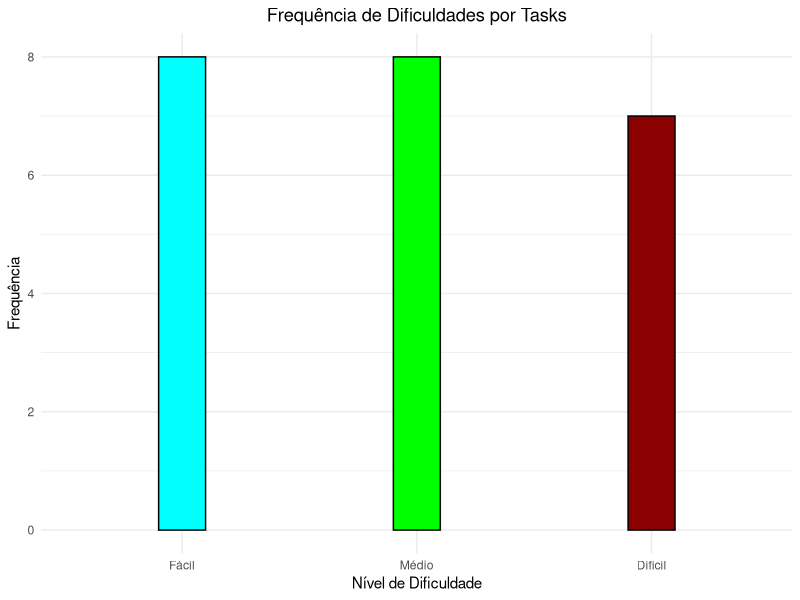
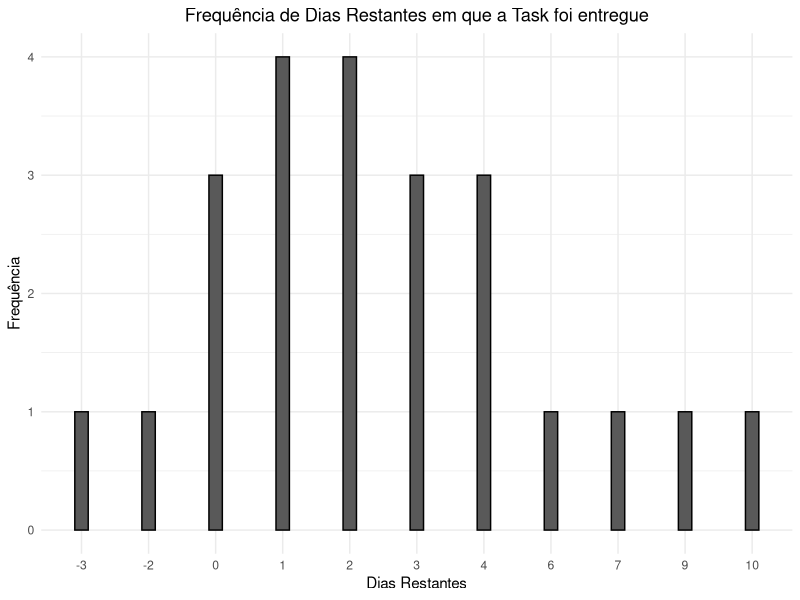
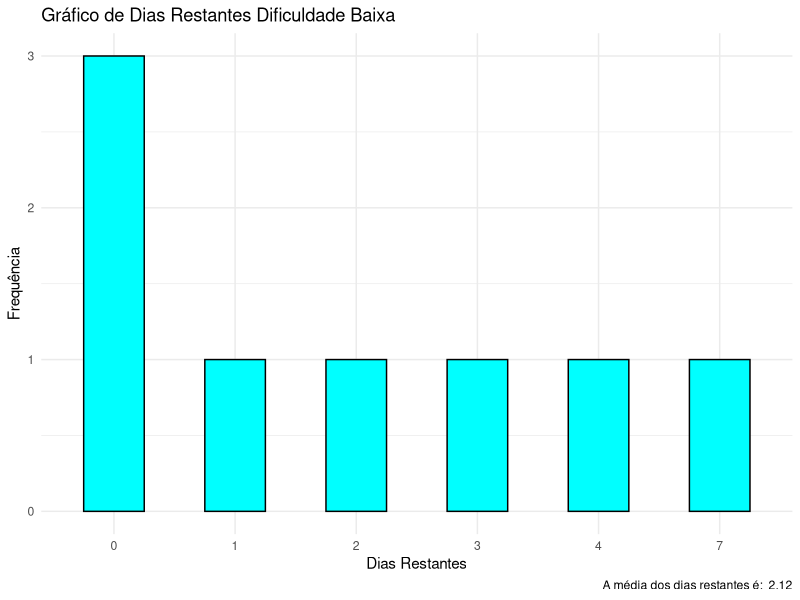
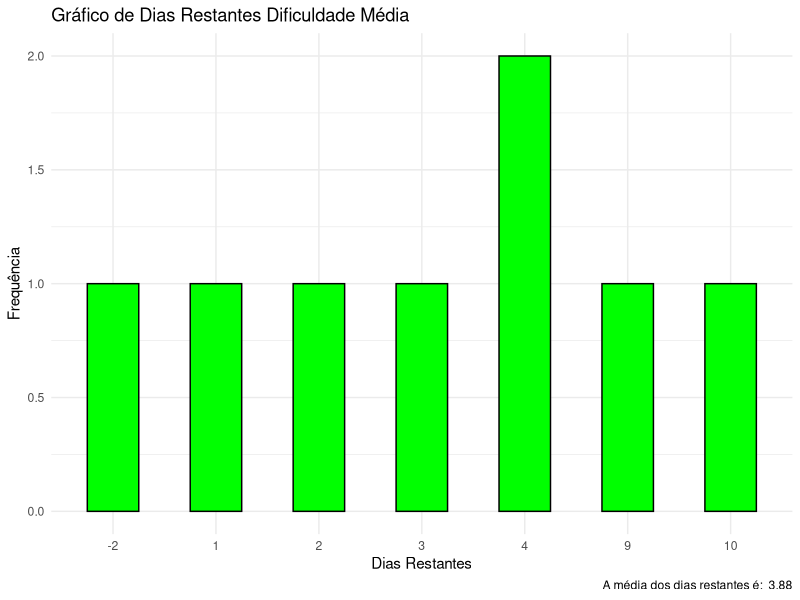
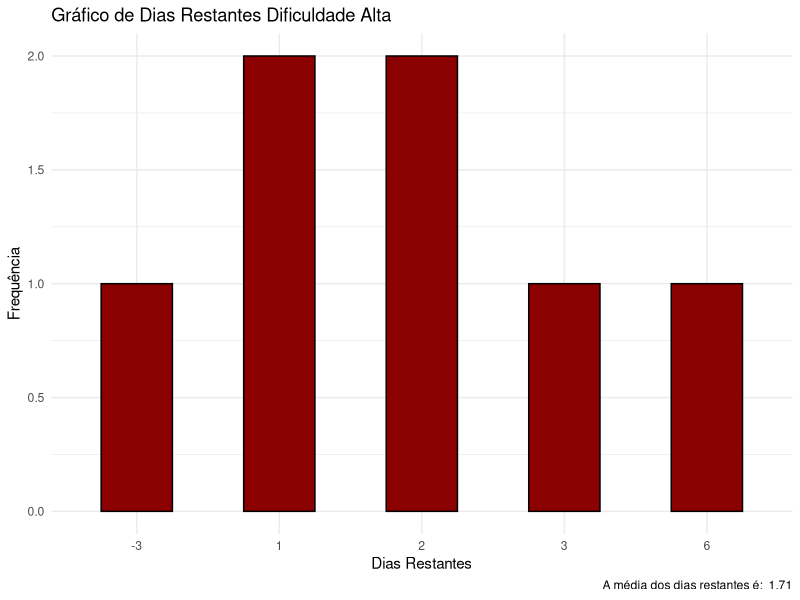
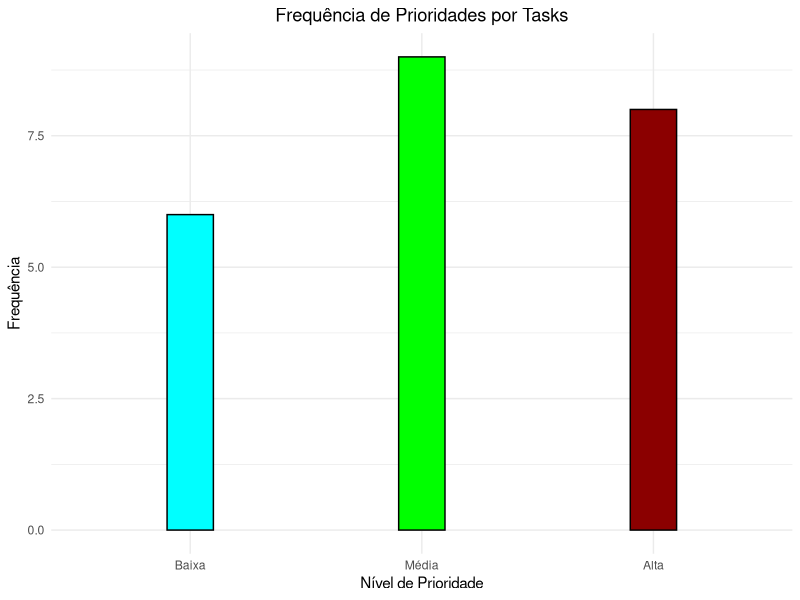
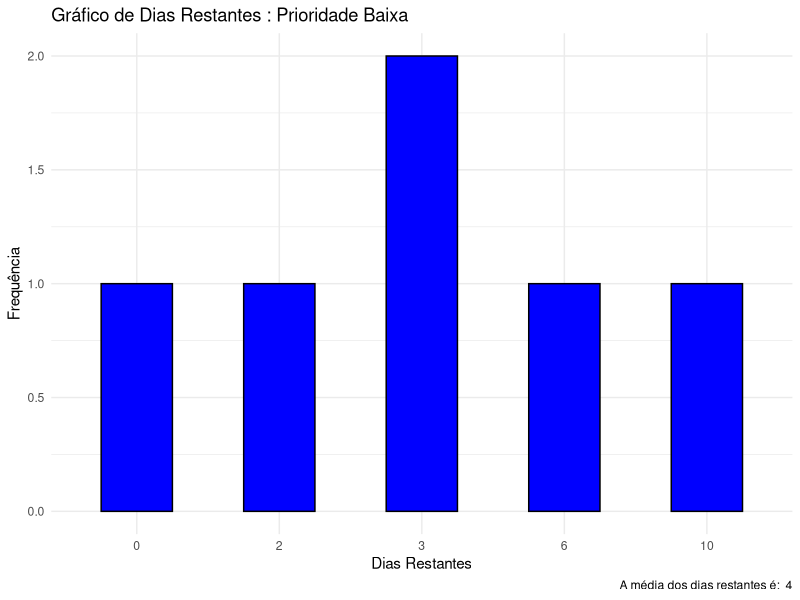
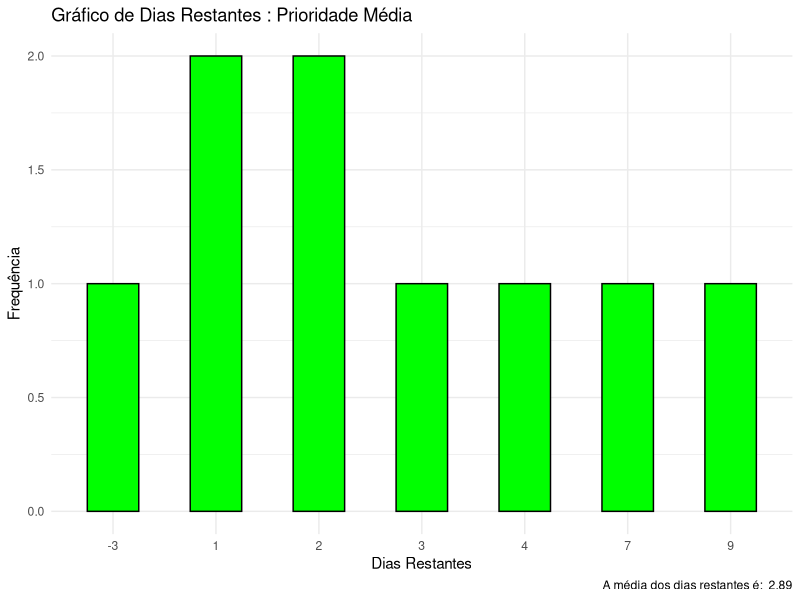

These charts were generated, in order, by the following R code:
## ---- chunk 1
# Carregar as bibliotecas necessárias
library(tidyverse)
## ---- chunk 2

# Carregar bibliotecas
library(ggplot2)

# Carregar os dados
dados <- read.csv("exemplo.csv")

# Criar o histograma de dificuldades por task
ggplot(dados, aes(x = factor(Dificuldade) ) ) +
  geom_bar(width = 0.2, fill = c("cyan", "green", "darkred"), color = "black") +
  scale_x_discrete(labels = c("1" = "Fácil", "2" = "Médio", "3" = "Difícil")) +
  labs(title = "Frequência de Dificuldades por Tasks",
       x = "Nível de Dificuldade",
       y = "Frequência") +
  theme_minimal() +
  theme(plot.title = element_text(hjust = 0.5))

media_dificuldade <- mean(dados$Dificuldade, na.rm = TRUE)

mensagem <- paste0("\\Large A média das dificuldades é: ", round(media_dificuldade, 2))

cat(mensagem)


## ---- chunk 3

# Carregar os dados
dados <- read.csv("exemplo.csv")

media_dias_restantes <- mean(dados$DiasRestantes, na.rm = TRUE)
mediana_dias_restantes <- median(dados$DiasRestantes, na.rm = TRUE)
desvio_padrao_dias_restantes <- sd(dados$DiasRestantes, na.rm = TRUE)


# Criar o histograma de dificuldades por task
ggplot(dados, aes(x = factor(DiasRestantes) ) ) +
  geom_bar(width = 0.2, color = "black") +
  labs(title = "Frequência de Dias Restantes em que a Task foi entregue",
       x = "Dias Restantes",
       y = "Frequência") +
  theme_minimal() +
  theme(plot.title = element_text(hjust = 0.5)) 


# Criar texto com quebras de linha para PDF usando LaTeX
mensagem <- paste0("\\Large A média dos dias restantes é: ", round(media_dias_restantes, 2), " \\\\\n",
                   "A mediana dos dias restantes é: ", mediana_dias_restantes, " \\\\\n",
                   "O desvio padrão dos dias restantes é: ", round(desvio_padrao_dias_restantes, 2))

# Usar asis_output para saída LaTeX bruta
cat(mensagem)

## ---- chunk 4

# Carregar os dados
dados <- read.csv("exemplo.csv")

# Filtrar dados para Dificuldade 1
dados_dif_1 <- dados %>% filter(Dificuldade == 1)
media_dias_restantes1 <- mean(dados_dif_1$DiasRestantes, na.rm = TRUE)

# Filtrar dados para Dificuldade 2
dados_dif_2 <- dados %>% filter(Dificuldade == 2)

media_dias_restantes2 <- mean(dados_dif_2$DiasRestantes, na.rm = TRUE)

# Filtrar dados para Dificuldade 3
dados_dif_3 <- dados %>% filter(Dificuldade == 3)

media_dias_restantes3 <- mean(dados_dif_3$DiasRestantes, na.rm = TRUE)

# Gráfico para Dificuldade 1
ggplot(dados_dif_1, aes(x = factor(DiasRestantes))) +
  geom_bar(width = 0.5, fill = "cyan", color = "black") +
  labs(title = "Gráfico de Dias Restantes Dificuldade Baixa",
       caption = paste("A média dos dias restantes é: ", round(media_dias_restantes1, 2)),
       x = "Dias Restantes",
       y = "Frequência") +
  theme_minimal()

# Gráfico para Dificuldade 2
ggplot(dados_dif_2, aes(x = factor(DiasRestantes))) +
  geom_bar(width = 0.5, fill = "green", color = "black") +
  labs(title = "Gráfico de Dias Restantes Dificuldade Média",
       caption = paste("A média dos dias restantes é: ", round(media_dias_restantes2, 2)),
       x = "Dias Restantes",
       y = "Frequência") +
  theme_minimal()

# Gráfico para Dificuldade 3
ggplot(dados_dif_3, aes(x = factor(DiasRestantes))) +
  geom_bar(width = 0.5, fill = "darkred", color = "black") +
  labs(title = "Gráfico de Dias Restantes Dificuldade Alta",
       caption = paste("A média dos dias restantes é: ", round(media_dias_restantes3, 2)),
       x = "Dias Restantes",
       y = "Frequência") +
  theme_minimal()

## ---- chunk 5

dados <- read.csv("exemplo.csv")

# Criar o histograma de dificuldades por task
ggplot(dados, aes(x = factor(Prioridade) ) ) +
  geom_bar(width = 0.2, fill = c("cyan", "green", "darkred"), color = "black") +
  scale_x_discrete(labels = c("1" = "Baixa", "2" = "Média", "3" = "Alta")) +
  labs(title = "Frequência de Prioridades por Tasks",
       x = "Nível de Prioridade",
       y = "Frequência") +
  theme_minimal() +
  theme(plot.title = element_text(hjust = 0.5))

media_dificuldade <- mean(dados$Prioridade, na.rm = TRUE)
mediana_dificuldade <- median(dados$Prioridade, na.rm = TRUE)
desvio_dificuldade <- sd(dados$Prioridade, na.rm = TRUE)

mensagem <- paste0("\\Large A média das Prioridades é: ", round(media_dificuldade, 2), " \\\\\n",
                   "A mediana das Prioridades é: ", mediana_dificuldade, " \\\\\n",
                   "O desvio padrão das Prioridades é: ", round(desvio_dificuldade, 2))

cat(mensagem)

## ---- chunk 6

# Filtrar e calcular médias para Prioridade 1
dados_prio_1 <- dados %>% filter(Prioridade == 1)
media_prio_1 <- mean(dados_prio_1$DiasRestantes, na.rm = TRUE)

# Filtrar e calcular médias para Prioridade 2
dados_prio_2 <- dados %>% filter(Prioridade == 2)
media_prio_2 <- mean(dados_prio_2$DiasRestantes, na.rm = TRUE)

# Filtrar e calcular médias para Prioridade 3 (Alta)
dados_prio_3 <- dados %>% filter(Prioridade == 3)
media_prio_3 <- mean(dados_prio_3$DiasRestantes, na.rm = TRUE)

# Gráfico para Prioridade 1
ggplot(dados_prio_1, aes(x = factor(DiasRestantes))) +
  geom_bar(width = 0.5, fill = "blue", color = "black") +
  labs(title = "Gráfico de Dias Restantes : Prioridade Baixa",
       caption = paste("A média dos dias restantes é: ", round(media_prio_1, 2)),
       x = "Dias Restantes",
       y = "Frequência") +
  theme_minimal()

# Gráfico para Prioridade 2
ggplot(dados_prio_2, aes(x = factor(DiasRestantes))) +
  geom_bar(width = 0.5, fill = "green", color = "black") +
  labs(title = "Gráfico de Dias Restantes : Prioridade Média",
       caption = paste("A média dos dias restantes é: ", round(media_prio_2, 2)),
       x = "Dias Restantes",
       y = "Frequência") +
  theme_minimal()

# Gráfico para Prioridade 3 (Alta)
ggplot(dados_prio_3, aes(x = factor(DiasRestantes))) +
  geom_bar(width = 0.5, fill = "darkred", color = "black") +
  labs(title = "Gráfico de Dias Restantes : Prioridade Alta",
       caption = paste("A média dos dias restantes é: ", round(media_prio_3, 2)),
       x = "Dias Restantes",
       y = "Frequência") +
  theme_minimal()

## ---- chunk 7
# Carregar os dados
dados <- read.csv("exemplo.csv")


# 2. Criar uma nova coluna baseada em "DiasParaFazer"
dados <- dados %>%
  mutate(NovaColuna = case_when(
    DiasParaFazer > 7 ~ 3,  # Mais de 7 dias para fazer
    DiasParaFazer < 7 ~ 1,  # Menos de 7 dias para fazer
    DiasParaFazer == 7 ~ 2  # 7 dias para fazer
  ))

# 3. Gráficos para cada valor possível da nova coluna
# Filtrar e criar gráficos

# Para valores iguais a 1
dados_1 <- dados %>% filter(NovaColuna == 1)
media1 <- mean(dados_1$DiasRestantes, na.rm = TRUE)
ggplot(dados_1, aes(x = factor(DiasRestantes))) +
  geom_bar(width = 0.5, fill = "darkred", color = "black") +
  labs(title = "Frequência de Dias Restantes : Menos de 7 Dias para Fazer",
       caption = paste("A média dos dias restantes é: ", round(media1, 2)),
       x = "Dias Restantes",
       y = "Frequência") +
  theme_minimal()

# Para valores iguais a 2
dados_2 <- dados %>% filter(NovaColuna == 2)
media2 <- mean(dados_2$DiasRestantes, na.rm = TRUE)
ggplot(dados_2, aes(x = factor(DiasRestantes))) +
  geom_bar(width = 0.5, fill = "green", color = "black") +
  labs(title = "Frequência de Dias Restantes : 7 Dias para Fazer",
       caption = paste("A média dos dias restantes é: ", round(media2, 2)),
       x = "Dias Restantes",
       y = "Frequência") +
  theme_minimal()

# Para valores iguais a 3
dados_3 <- dados %>% filter(NovaColuna == 3)
media3 <- mean(dados_3$DiasRestantes, na.rm = TRUE)
ggplot(dados_3, aes(x = factor(DiasRestantes))) +
  geom_bar(width = 0.5, fill = "cyan", color = "black") +
  labs(title = "Frequência de Dias Restantes : Mais de 7 Dias para Fazer",
       caption = paste("A média dos dias restantes é: ", round(media3, 2)),
       x = "Dias Restantes",
       y = "Frequência") +
  theme_minimal()

## ---- chunk 8
# receber os dados
dados <- read.csv("exemplo.csv")

#FIltrar dados atrasados
dados_filtrados = dados %>% filter(DiasRestantes < 0)

#Ver se o membro Justificou Ou Não
# Gráfico mostrando se o usuário justificou
ggplot(dados_filtrados, aes(x = factor(Impasse), fill=factor(Impasse))) +
  geom_bar( color = "black") +
  scale_fill_manual(values = c("0" = "darkred", "1" = "cyan"),
                     , labels = c("1" = "Justificou", "0" = "Não Justificou")) +
  scale_x_discrete(labels = c("0" = "Não Justificou", "1" = "Justificou")) +
  labs(title = "Justificativa de Impasse para Dias Restantes Negativos",
       x = "Justificou?",
       y = "Frequência") +
  theme_minimal()

# Gráfico filtrando por dificuldade
ggplot(dados_filtrados, aes(x = factor(Dificuldade), fill = factor(Dificuldade))) +
  geom_bar( color = "black") +
  scale_fill_manual(values = c("3" = "darkred", "2" = "red", "1" = "orange"),
                    , labels = c("1" = "Baixa", "2" = "Média", "3" = "Alta")) +
  scale_x_discrete(labels = c("1" = "Baixa", "2" = "Média", "3" = "Alta")) +
  labs(title = "Dificuldade das Tarefas com Dias Restantes Negativos",
       x = "Dificuldade",
       y = "Frequência",
       fill = "Dificuldade") +
  theme_minimal()

# Criar uma nova coluna categorizando DiasParaFazer
dados_filtrados <- dados_filtrados %>%
  mutate(DiasParaFazerCategoria = case_when(
    DiasRestantes > 7 ~ "Mais de 7 Dias",
    DiasRestantes < 7 ~ "Menos de 7 Dias",
    DiasRestantes == 7 ~ "7 Dias"
  ))

# Gráfico filtrando por categoria de DiasParaFazer
ggplot(dados_filtrados, aes(x = factor(DiasParaFazerCategoria), fill = factor(DiasParaFazerCategoria) )) +
  geom_bar( color = "black") +
  scale_fill_manual(values = c("Mais de 7 Dias" = "darkred", "7 Dias" = "red", "Menos de 7 Dias" = "orange")) +
  labs(title = "Tarefas com Dias Restantes Negativos por Categoria de Dias Para Fazer",
       x = "Categoria de Dias Para Fazer",
       y = "Frequência",
       fill="Dias Para Fazer") +
  theme_minimal()

# Gráfico filtrando por prioridade
ggplot(dados_filtrados, aes(x = factor(Prioridade), fill=factor(Prioridade))) +
  geom_bar(color = "black") +
  scale_fill_manual(values = c("1" = "darkred", "2" = "red", "3" = "orange"),
                    labels = c("1" = "Baixa", "2" = "Média", "3" = "Alta")
                    ) +
  scale_x_discrete(labels = c("1" = "Baixa", "2" = "Média", "3" = "Alta")) +
  labs(title = "Prioridade das Tarefas com Dias Restantes Negativos",
       x = "Prioridade",
       y = "Frequência",
       fill="Prioridades") +
  theme_minimal()

# Filtrar tarefas atrasadas (DiasRestantes < 0)
tarefas_atrasadas <- dados %>% filter(DiasRestantes < 0)

# Printar as informações relevantes
tarefas_atrasadas %>%
  select(Task, Impasse, DiasRestantes, Dificuldade, Prioridade) %>%
  rowwise() %>%
  mutate(Informacao = paste("Task:", Task, 
                            "- Justificou:", Impasse,
                            "- Dias Restantes:", DiasRestantes,
                            "- Dificuldade da Task:", Dificuldade,
                            "- Prioridade:", Prioridade,
                            "||||||||")) %>%
  pull(Informacao) %>%
  cat(sep = "\n")
## ---- chunk 9

# Carregar os dados
dados <- read.csv("exemplo.csv")

# Loop para gerar análises mês a mês
for (mes in 1:12) {
  
  # Filtrar os dados para o mês atual
  dados_mes <- dados %>% filter(Mês == mes)
  if (nrow(dados_mes) == 0) {
    cat(paste("Não há dados para o mês", mes, "\n\n"))
    next  # Pula para o próximo mês no loop
  }
  
  cat("\\newpage")  # Adiciona nova página no PDF
  cat("\\section*{Análise do Mês: ", mes, "}\n\n")
  
  # -------------------- GRÁFICO 1: FREQUÊNCIA DE DIFICULDADES --------------------
  grafico_dificuldade <- ggplot(dados_mes, aes(x = factor(Dificuldade), fill = factor(Dificuldade))) +
    geom_bar(color = "black") +
    scale_fill_manual(values = c("1" = "cyan", "2" = "green", "3" = "darkred")) +
    scale_x_discrete(labels = c("1" = "Fácil", "2" = "Médio", "3" = "Difícil")) +
    labs(title = paste("Frequência de Dificuldades por Tasks - Mês", mes),
         x = "Nível de Dificuldade",
         y = "Frequência",
         fill = "Dificuldade") +
    theme_minimal() +
    theme(plot.title = element_text(hjust = 0.5))
  print(grafico_dificuldade)
  
  # -------------------- GRÁFICO 2: FREQUÊNCIA DE PRIORIDADES --------------------
  grafico_prioridade <- ggplot(dados_mes, aes(x = factor(Prioridade), fill = factor(Prioridade))) +
  geom_bar(color = "black") +
  scale_fill_manual(values = c("1" = "cyan", "2" = "green", "3" = "darkred")) +
  scale_x_discrete(labels = c("1" = "Baixa", "2" = "Média", "3" = "Alta")) +
  labs(title = paste("Frequência de Prioridades por Tasks - Mês", mes),
       x = "Nível de Prioridade",
       y = "Frequência",
       fill = "Prioridade") +
  theme_minimal() +
  theme(plot.title = element_text(hjust = 0.5))

  # Exibir o gráfico
  print(grafico_prioridade)

  
  # -------------------- GRÁFICO 3: DIAS RESTANTES X DIFICULDADES --------------------
  for (dificuldade in 1:3) {
    dados_dif <- dados_mes %>% filter(Dificuldade == dificuldade)
    media_dias <- mean(dados_dif$DiasRestantes, na.rm = TRUE)
    
    grafico_dias <- ggplot(dados_dif, aes(x = factor(DiasRestantes))) +
      geom_bar(width = 0.5, fill = c("cyan", "green", "darkred")[dificuldade], color = "black") +
      labs(title = paste("Gráfico de Dias Restantes - Dificuldade", dificuldade, "- Mês", mes),
           caption = paste("A média dos dias restantes é: ", round(media_dias, 2)),
           x = "Dias Restantes",
           y = "Frequência") +
      theme_minimal()
    print(grafico_dias)  # Exibir o gráfico
  }
  
  # -------------------- GRÁFICO 4: DIAS PARA FAZER --------------------
  dados_mes <- dados_mes %>%
    mutate(NovaColuna = case_when(
      DiasParaFazer > 7 ~ "Mais de 7 Dias",
      DiasParaFazer == 7 ~ "7 Dias",
      DiasParaFazer < 7 ~ "Menos de 7 Dias"
    ))
  
  grafico_dias_para_fazer <- ggplot(dados_mes, aes(x = NovaColuna, fill = NovaColuna)) +
    geom_bar(color = "black") +
    scale_fill_manual(values = c("Mais de 7 Dias" = "cyan", "7 Dias" = "green", "Menos de 7 Dias" = "darkred")) +
    labs(title = paste("Tarefas por Categoria de Dias Para Fazer - Mês", mes),
         x = "Categoria de Dias Para Fazer",
         y = "Frequência",
         fill = "Dias Para Fazer") +
    theme_minimal()
  print(grafico_dias_para_fazer)  # Exibir o gráfico

    # -------------------- GRÁFICO 5: JUSTIFICATIVAS PARA ATRASOS --------------------
  # Filtrar dados para tarefas atrasadas
  dados_atrasados <- dados_mes %>% filter(DiasRestantes < 0)

  # Verificar se há dados atrasados antes de gerar o gráfico
  if (nrow(dados_atrasados) > 0) {
  
    # Gráfico de justificativa de impasse
    grafico_impasse <- ggplot(dados_atrasados, aes(x = factor(Impasse), fill = factor(Impasse))) +
      geom_bar(color = "black") +
      scale_fill_manual(values = c("0" = "darkred", "1" = "cyan"),
                        labels = c("0" = "Não Justificou", "1" = "Justificou")) +
      scale_x_discrete(labels = c("0" = "Não Justificou", "1" = "Justificou")) +
      labs(title = paste("Justificativa de Impasse para Tarefas Atrasadas - Mês", mes),
           x = "Justificou?",
           y = "Frequência",
           fill = "Impasse") +
      theme_minimal()
  
  print(grafico_impasse)
  
  # Criar tabela de tarefas atrasadas
  tarefas_atrasadas <- dados_atrasados %>%
    select(Task, Impasse, DiasRestantes, Dificuldade, Prioridade) %>%
    rowwise() %>%
    mutate(Informacao = paste("Task:", Task,
                              "- Justificou:", Impasse,
                              "- Dias Restantes:", DiasRestantes,
                              "- Dificuldade:", Dificuldade,
                              "- Prioridade:", Prioridade)) %>%
    pull(Informacao)
  
  cat(tarefas_atrasadas, sep = "\n")
  
} else {
  # Mensagem se não houver dados atrasados
  cat(paste("Não há tarefas atrasadas para o mês", mes, "\n\n"))
}
  
}


